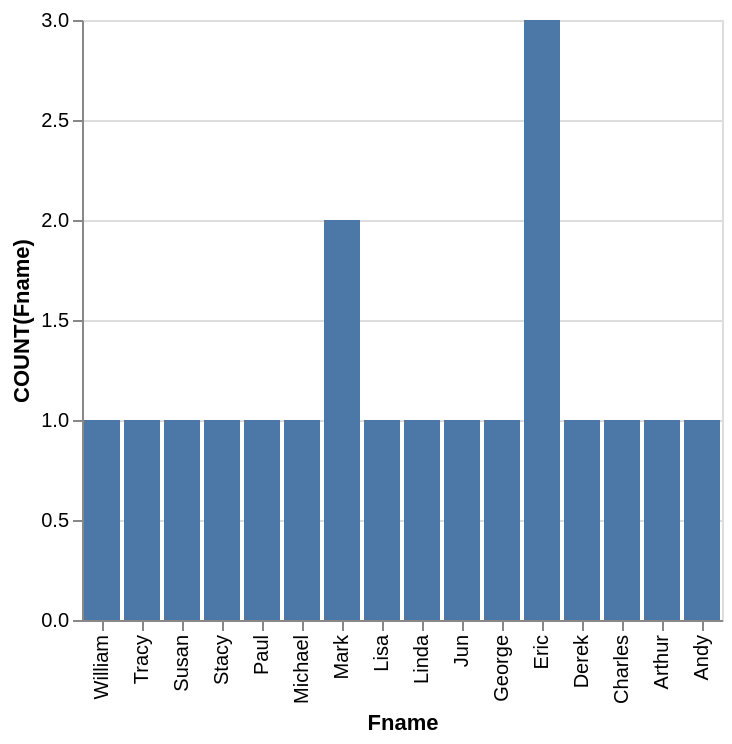

Write the Vega-Lite specification saved for this chart.
### Vega-Lite specification from a JSON file in a GitHub repository (floating-point values rounded to 4 significant figures)
{"data": {"values": [{"x_data": "William", "y_data": 1}, {"x_data": "Tracy", "y_data": 1}, {"x_data": "Susan", "y_data": 1}, {"x_data": "Stacy", "y_data": 1}, {"x_data": "Paul", "y_data": 1}, {"x_data": "Michael", "y_data": 1}, {"x_data": "Mark", "y_data": 2}, {"x_data": "Lisa", "y_data": 1}, {"x_data": "Linda", "y_data": 1}, {"x_data": "Jun", "y_data": 1}, {"x_data": "George", "y_data": 1}, {"x_data": "Eric", "y_data": 3}, {"x_data": "Derek", "y_data": 1}, {"x_data": "Charles", "y_data": 1}, {"x_data": "Arthur", "y_data": 1}, {"x_data": "Andy", "y_data": 1}]}, "mark": "bar", "encoding": {"x": {"field": "x_data", "type": "nominal", "title": "Fname", "sort": "descending"}, "y": {"field": "y_data", "type": "quantitative", "title": "COUNT(Fname)"}}}
